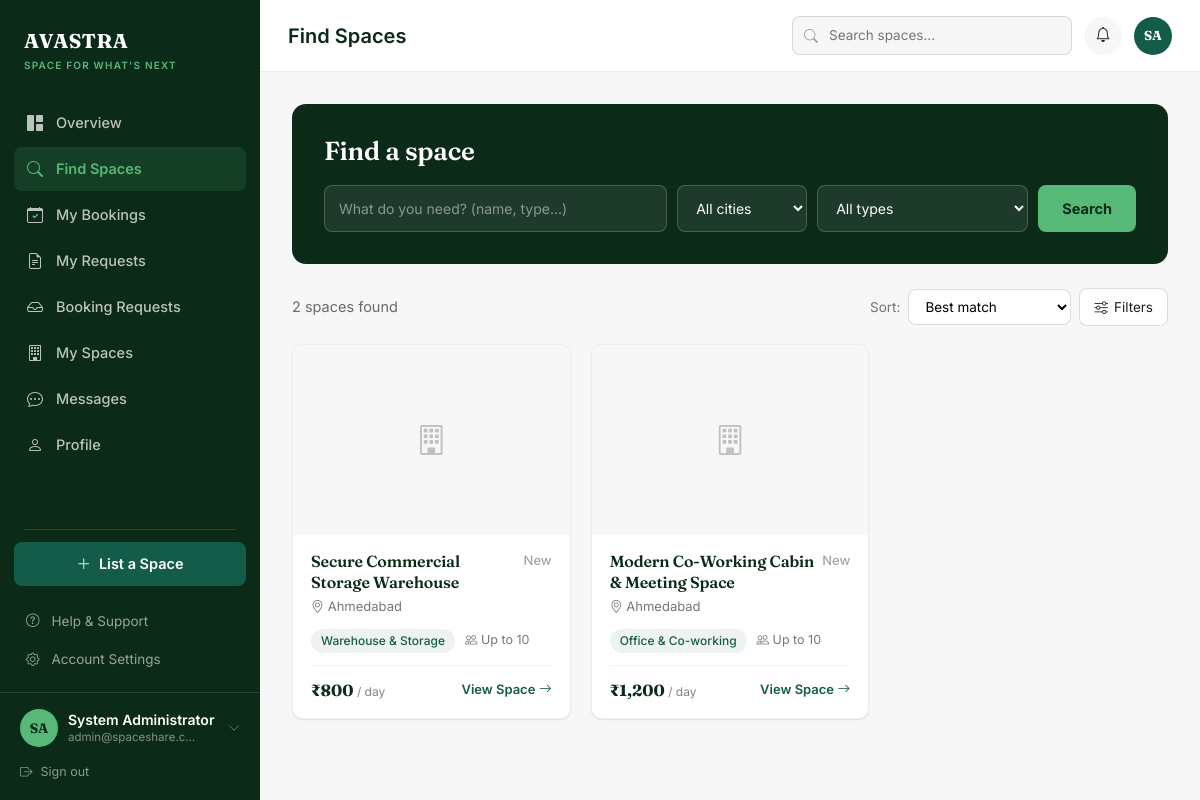
Page /user/find-spaces.php (signed in) on the committed database.
### tables this page shows
CREATE TABLE IF NOT EXISTS `spaces` (
  `id` INT AUTO_INCREMENT PRIMARY KEY,
  `owner_id` INT NOT NULL,
  `category_id` INT NOT NULL,
  `title` VARCHAR(255) NOT NULL,
  `description` TEXT NOT NULL,
  `address` TEXT NOT NULL,
  `city` VARCHAR(100) NOT NULL,
  `state` VARCHAR(100) NOT NULL,
  `zip_code` VARCHAR(20) NOT NULL,
  `latitude` DECIMAL(10, 8) DEFAULT NULL,
  `longitude` DECIMAL(11, 8) DEFAULT NULL,
  `total_sqft` INT NOT NULL,
  `max_capacity` INT DEFAULT 10,
  `daily_rate` DECIMAL(10, 2) NOT NULL,
  `weekly_rate` DECIMAL(10, 2) DEFAULT NULL,
  `monthly_rate` DECIMAL(10, 2) DEFAULT NULL,
  `security_deposit` DECIMAL(10, 2) DEFAULT 0.00,
  `verification_status` ENUM('pending', 'approved', 'rejected') NOT NULL DEFAULT 'pending',
  `rejection_reason` TEXT DEFAULT NULL,
  `is_active` TINYINT(1) DEFAULT 1,
  `created_at` TIMESTAMP DEFAULT CURRENT_TIMESTAMP,
  `updated_at` TIMESTAMP DEFAULT CURRENT_TIMESTAMP ON UPDATE CURRENT_TIMESTAMP,
  FOREIGN KEY (`owner_id`) REFERENCES `users` (`id`) ON DELETE CASCADE,
  FOREIGN KEY (`category_id`) REFERENCES `categories` (`id`) ON DELETE CASCADE
);

CREATE TABLE IF NOT EXISTS `categories` (
  `id` INT AUTO_INCREMENT PRIMARY KEY,
  `name` VARCHAR(100) NOT NULL UNIQUE,
  `slug` VARCHAR(120) NOT NULL UNIQUE,
  `description` TEXT DEFAULT NULL,
  `icon` VARCHAR(100) DEFAULT 'bi-building',
  `is_active` TINYINT(1) DEFAULT 1,
  `created_at` TIMESTAMP DEFAULT CURRENT_TIMESTAMP
);

### user/find-spaces.php (the view, shortened to what this page needs)
<?php
require_once __DIR__ . '/includes/header.php';
require_once __DIR__ . '/includes/sidebar.php';
$db = Database::getInstance();
$search         = trim($_GET['q'] ?? '');
$sort           = $_GET['sort'] ?? 'best';
$where  = ["s.is_active = 1", "s.verification_status = 'approved'", "s.owner_id != :current_user_id"];
$params = [':current_user_id' => (int) $currentUser['id']];
$orderBy = match ($sort) {
    'price_low'  => 's.daily_rate ASC',
    'price_high' => 's.daily_rate DESC',
    'newest'     => 's.created_at DESC',
    'rating'     => 'avg_rating DESC',
    default      => 's.created_at DESC',
};
$sql = "
    SELECT s.*, c.name AS category_name,
        (SELECT image_path FROM space_images WHERE space_id = s.id AND is_primary = 1 LIMIT 1) AS image_path,
        (SELECT AVG(rating) FROM reviews WHERE space_id = s.id AND is_approved = 1) AS avg_rating,
        (SELECT COUNT(*) FROM reviews WHERE space_id = s.id AND is_approved = 1) AS review_count
    FROM spaces s
    JOIN categories c ON s.category_id = c.id
    WHERE " . implode(' AND ', $where) . "
    ORDER BY $orderBy
";
$stmt = $db->prepare($sql);
$stmt->execute($params);
$spaces = $stmt->fetchAll();
?>
<div id="user-main">
    <?php require_once __DIR__ . '/includes/topbar.php'; ?>
    <div id="user-content">
        <div class="find-hero">
            <h1>Find a space</h1>
            <form method="GET" action="">
                <div class="find-search-row">
                    <input type="text" name="q" placeholder="What do you need? (name, type…)" value="<?= htmlspecialchars($search); ?>">
                    <select name="city">
                        <option value="">All cities</option>
                    </select>
                    <select name="category">
                        <option value="0">All types</option>
                    </select>
                    <button type="submit">Search</button>
                </div>
            </form>
        </div>
        <div class="results-bar">
            <span class="results-count"><?= count($spaces); ?> space<?= count($spaces) === 1 ? '' : 's'; ?> found</span>
            <div class="d-flex align-items-center gap-2">
                <label for="sortSelect" style="font-size:13.5px;color:rgba(23,32,27,0.6);">Sort:</label>
                <select id="sortSelect" class="sort-select" onchange="updateSort(this.value)">
                    <option value="best" <?= $sort === 'best' ? 'selected' : ''; ?>>Best match</option>
                </select>
                <button type="button" class="filters-toggle-btn" onclick="toggleFilters()">
                    <i class="bi bi-sliders"></i> Filters
                </button>
            </div>
        </div>
        <?php if (empty($spaces)): ?>
            <div class="empty-state">
                <i class="bi bi-search"></i>
                <h3>No spaces match this search</h3>
                <p>Try a different city, category, or budget range.</p>
                <a href="<?= APP_URL; ?>/user/find-spaces.php" class="btn btn-primary-avastra">Clear filters</a>
            </div>
        <?php else: ?>
            <div class="find-grid">
                <?php foreach ($spaces as $space): ?>
                    <?php
                    $avgRating   = $space['avg_rating'] ? round((float) $space['avg_rating'], 1) : null;
                    $reviewCount = (int) $space['review_count'];
                    $shortLoc    = htmlspecialchars($space['city']);
                    ?>
                    <a href="<?= APP_URL; ?>/user/space-details.php?id=<?= (int) $space['id']; ?>" class="find-card">
                        <?php if ($space['image_path']): ?>
                            <img src="<?= APP_URL . '/' . htmlspecialchars($space['image_path']); ?>" alt="<?= htmlspecialchars($space['title']); ?>">
                        <?php else: ?>
                            <div class="img-fallback"><i class="bi bi-building" style="font-size:30px;color:rgba(23,32,27,0.25);"></i></div>
                        <?php endif; ?>
                        <div class="fc-body">
                            <div class="fc-top">
                                <h3><?= htmlspecialchars($space['title']); ?></h3>
                                <?php if ($avgRating): ?>
                                    <span class="fc-rating"><i class="bi bi-star-fill" style="color:var(--accent);"></i> <?= $avgRating; ?> (<?= $reviewCount; ?>)</span>
                                <?php else: ?>
                                    <span class="fc-rating" style="color:rgba(23,32,27,0.4);font-weight:500;">New</span>
                                <?php endif; ?>
                            </div>
                            <div class="fc-loc"><i class="bi bi-geo-alt"></i> <?= $shortLoc; ?></div>
                            <div class="fc-meta">
                                <span class="fc-tag"><?= htmlspecialchars($space['category_name']); ?></span>
                                <span><i class="bi bi-people"></i> Up to <?= (int) $space['max_capacity']; ?></span>
                            </div>
                            <div class="fc-bottom">
                                <span class="fc-price">₹<?= number_format((float) $space['daily_rate'], 0); ?> <span>/ day</span></span>
                                <span class="fc-view">View Space <i class="bi bi-arrow-right"></i></span>
                            </div>
                        </div>
                    </a>
                <?php endforeach; ?>
            </div>
        <?php endif; ?>
    </div>
    <?php require_once __DIR__ . '/includes/footer.php'; ?>

### assets/css/user-app.css (style rules this page uses)
html, :root { --forest: #0b2a18; --teal: #145c4a; --accent: #56b978; --paper: #f7f7f7; --ink: #17201b; --sidebar-width: 260px; --topbar-height: 72px; --shadow-sm: 0 1px 2px rgba(23, 32, 27, 0.06), 0 1px 1px rgba(23, 32, 27, 0.04); }
* { box-sizing: border-box; }
body { font-family: "Inter", -apple-system, sans-serif; color: var(--ink); background: var(--paper); font-size: 15px; margin: 0; overflow-x: hidden; width: 100%; }
h1, h2, h3, .font-display { font-family: "Fraunces", Georgia, serif; color: var(--forest); font-weight: 600; letter-spacing: -0.01em; }
a { text-decoration: none; }
#user-main { flex: 1; min-width: 0; display: flex; flex-direction: column; }
#user-content { padding: 32px; flex: 1; }
.find-hero { background: var(--forest); border-radius: 14px; padding: 32px; margin-bottom: 24px; color: #fff; }
.find-hero h1 { color: #fff; font-size: 26px; margin: 0 0 18px; }
.find-search-row { display: flex; gap: 10px; flex-wrap: wrap; }
.find-search-row input[type="text"] { flex: 1; min-width: 220px; background: rgba(247, 247, 247, 0.08); border: 1px solid rgba(247, 247, 247, 0.2); color: #fff; border-radius: 8px; padding: 12px 14px; font-size: 14px; }
.find-search-row input[type="text"]::placeholder { color: rgba(247, 247, 247, 0.5); }
.find-search-row select { background: rgba(247, 247, 247, 0.08); border: 1px solid rgba(247, 247, 247, 0.2); color: #fff; border-radius: 8px; padding: 12px 14px; font-size: 14px; min-width: 130px; }
.find-search-row select option { color: #17201b; }
.find-search-row button { background: var(--accent); color: var(--forest); border: none; border-radius: 8px; padding: 12px 24px; font-weight: 700; font-size: 14.5px; cursor: pointer; }
.results-bar { display: flex; justify-content: space-between; align-items: center; margin-bottom: 18px; flex-wrap: wrap; gap: 10px; }
.results-count { font-size: 14.5px; color: rgba(23, 32, 27, 0.65); }
.sort-select { border: 1px solid rgba(23, 32, 27, 0.15); border-radius: 8px; padding: 8px 12px; font-size: 13.5px; background: #fff; }
.filters-toggle-btn { border: 1px solid rgba(23, 32, 27, 0.15); border-radius: 8px; padding: 8px 14px; font-size: 13.5px; background: #fff; display: inline-flex; align-items: center; gap: 6px; cursor: pointer; color: var(--ink); }
.find-grid { display: grid; grid-template-columns: repeat(3, 1fr); gap: 20px; }
.find-card { background: #fff; border: 1px solid rgba(23, 32, 27, 0.08); border-radius: 10px; overflow: hidden; box-shadow: var(--shadow-sm); color: inherit; display: block; }
.find-card .img-fallback { width: 100%; height: 190px; background: var(--paper); display: flex; align-items: center; justify-content: center; }
.find-card .fc-body { padding: 16px 18px; }
.find-card .fc-top { display: flex; justify-content: space-between; align-items: flex-start; gap: 8px; }
.find-card h3 { font-size: 16px; margin: 0; line-height: 1.3; }
.find-card .fc-rating { font-size: 13px; font-weight: 600; color: var(--forest); white-space: nowrap; flex-shrink: 0; }
.find-card .fc-loc { font-size: 13px; color: rgba(23, 32, 27, 0.6); margin: 4px 0 12px; }
.find-card .fc-meta { display: flex; gap: 10px; align-items: center; font-size: 12.5px; color: rgba(23, 32, 27, 0.6); padding-bottom: 12px; border-bottom: 1px solid rgba(23, 32, 27, 0.06); margin-bottom: 12px; }
.find-card .fc-tag { background: rgba(20, 92, 74, 0.07); color: var(--teal); padding: 3px 10px; border-radius: 20px; font-size: 12px; font-weight: 500; }
.find-card .fc-bottom { display: flex; justify-content: space-between; align-items: center; }
.find-card .fc-price { font-family: "Fraunces", serif; font-weight: 700; font-size: 16px; color: var(--forest); }
.find-card .fc-price span { font-family: "Inter", sans-serif; font-weight: 400; font-size: 12px; color: rgba(23, 32, 27, 0.55); }
.find-card .fc-view { font-size: 13px; font-weight: 600; color: var(--teal); }

### rows in the picture
spaces: title "Secure Commercial Storage Warehouse", city "Ahmedabad", category.name "Warehouse & Storage", max_capacity "10", daily_rate "800"
spaces: title "Modern Co-Working Cabin & Meeting Space", city "Ahmedabad", category.name "Office & Co-working", max_capacity "10", daily_rate "1,200"

### other values in the picture
$initials "SA"
$currentUser['full_name'] "System Administrator"
$currentUser['email'] "admin@spaceshare.c…"
$pageTitle "Find Spaces"
$topInitials "SA"
count($spaces) "2"
